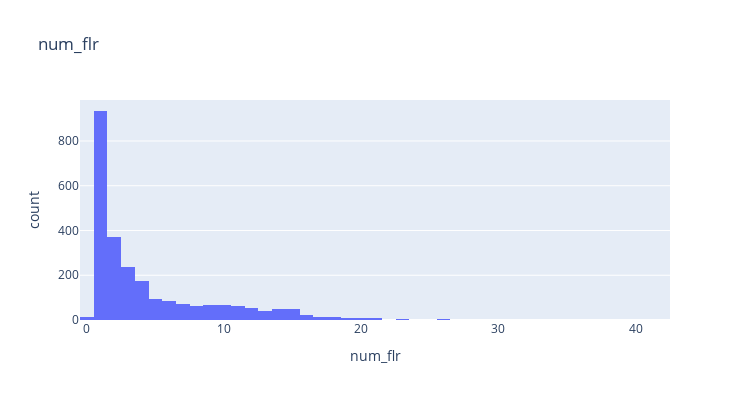

The notebook cell this image was saved under:
### Code cell
# Check floor number distribution.
fig_tmp = px.histogram(df_raw_hh, x= "num_flr", title= "num_flr")
fig_tmp.update_layout(width= 750, height= 400)
fig_tmp.show()

### Figure 1 — Plotly figure (JSON) as saved in the notebook; plotly's stock layout.template omitted (floating-point values rounded to 4 significant figures; data arrays with more than 128 entries replaced by an {"elided": "..."} marker saying what was removed)
{"data": [{"alignmentgroup": "True", "bingroup": "x", "hovertemplate": "num_flr=%{x}<br>count=%{y}<extra></extra>", "legendgroup": "", "marker": {"color": "#636efa", "pattern": {"shape": ""}}, "name": "", "offsetgroup": "", "orientation": "v", "showlegend": false, "type": "histogram", "x": {"elided": "2520 int values"}, "xaxis": "x", "yaxis": "y"}], "layout": {"barmode": "relative", "height": 400, "legend": {"tracegroupgap": 0}, "title": {"text": "num_flr"}, "width": 750, "xaxis": {"anchor": "y", "domain": [0, 1], "title": {"text": "num_flr"}}, "yaxis": {"anchor": "x", "domain": [0, 1], "title": {"text": "count"}}}}
